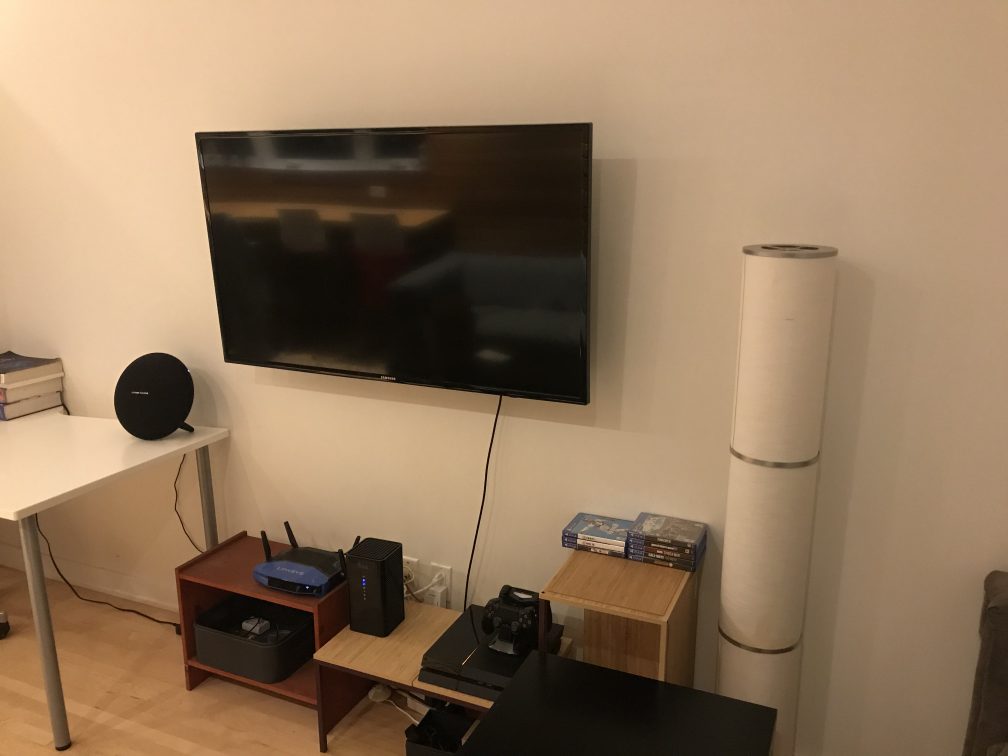
%> input picture apartment1.JPG, 4032 x 3024 px (shown at 1/4 size)
$ octave homography.m   (GNU Octave 9; MATLAB toolbox functions it lacks are replaced by stand-ins)
%> lines starting %> are read from the running program, lines starting %| are printed output that depends on the picture
% [4 lines of commented-out code are left out]
image1 = imread('apartment1.jpg');
image2 = imread('apartment2.jpg');
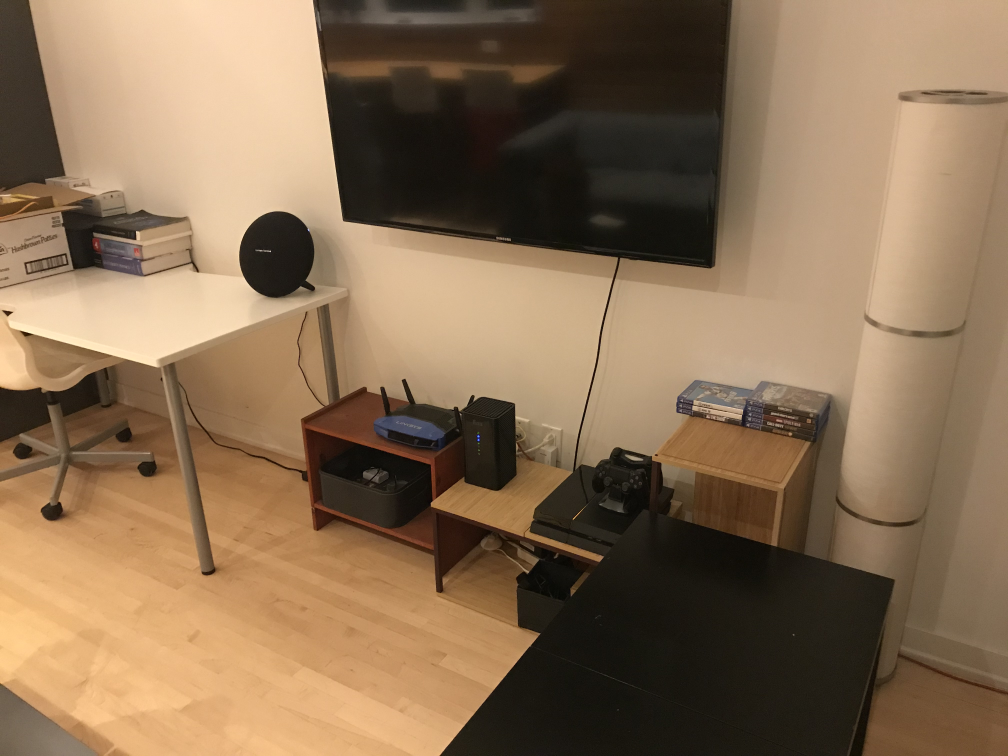
%> input picture apartment2.JPG, 4032 x 3024 px (shown at 1/4 size)

image1 = rgb2gray(image1);
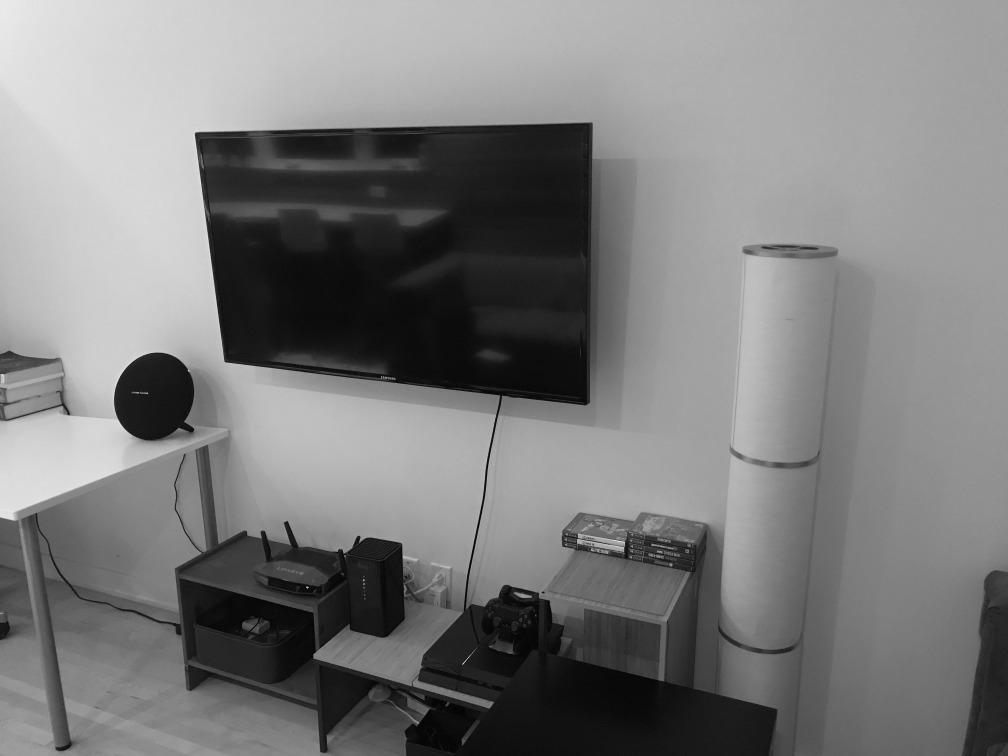
%> image1: size 3024x4032 uint8 (shown at 1/4 size); min 0, max 254, mean 124.3
image2 = rgb2gray(image2);
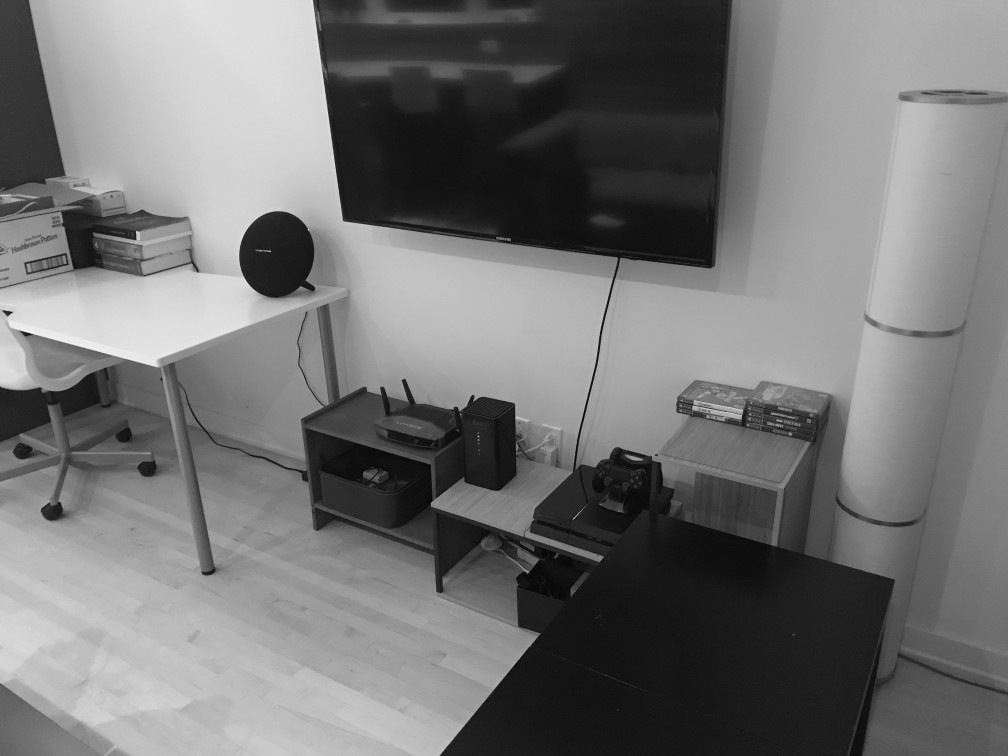
%> image2: size 3024x4032 uint8 (shown at 1/4 size); min 0, max 253, mean 115.6

%> (the run ends here)
